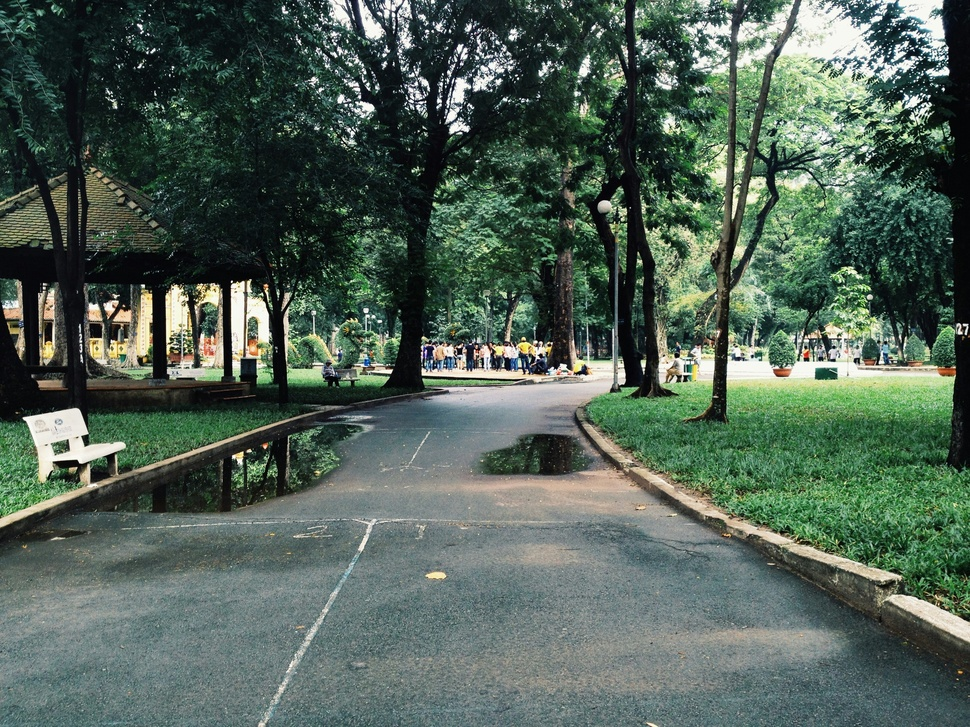
#> input picture low_resolution_sample.jpg, 970 x 727 px, shrunk from 3264 x 2448 before the run
$ python pillow_fix_resolution_github.py
#> lines starting #> are read from the running program, lines starting #| are printed output that depends on the picture
import os
from PIL import Image, ImageEnhance

#Photo by <a href="https://unsplash.com/@mianismusic?utm_content=creditCopyText&utm_medium=referral&utm_source=unsplash">Myan Nguyen</a> on <a href="https://unsplash.com/photos/gray-concrete-road-between-green-trees-during-daytime-D9SJWE89GyU?utm_content=creditCopyText&utm_medium=referral&utm_source=unsplash">Unsplash</a>

class ImageResolution:
    def __init__(self, folder_name:str, image_path:str):
#> called with folder_name = 'higger_resolution', image_path = 'low_resolution_sample.jpg'
        self.image = Image.open(image_path)
#> self.image is the input picture: PIL image 970x727 RGB; mean R, G, B 81.6, 98.5, 86.8
        self.folder_name = folder_name
        self.image_path =image_path
        os.makedirs(self.folder_name, exist_ok=True)  #Create Directory

    def show_image(self):
        self.image.show()

    def higger_resolution(self):
        enhancer = ImageEnhance.Sharpness(self.image)
        sharpened_image = enhancer.enhance(2.2)
        enhancer = ImageEnhance.Contrast(sharpened_image)
        contrast_image = enhancer.enhance(1.2)
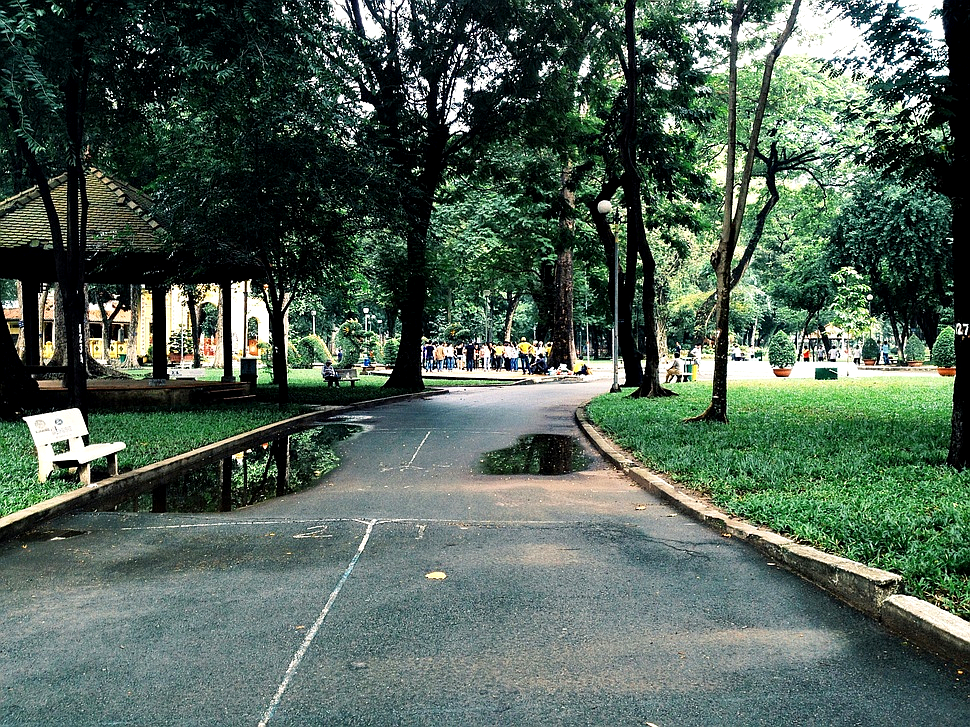
#> contrast_image: PIL image 970x727 RGB; mean R, G, B 80.4, 98.6, 85.8
        enhancer = ImageEnhance.Color(contrast_image)
        self.final_image = enhancer.enhance(1.3)


    def save_with_resolution(self,filename:str):
        path = f"{self.folder_name}/{filename}"
        self.final_image.save(path, quality=100)
        print(f"✅ Higher resolution image saved as {path} (Default quality is 95)")

    def save_with_dpi(self,filename:str):
        path = f"{self.folder_name}/{filename}"
        self.final_image.save(path, dpi=(300, 300))
        print(f"✅ Higher dpi image saved as {path} (Default dpi is 75)")

def main():
    #Photo by <a href="https://unsplash.com/@mianismusic?utm_content=creditCopyText&utm_medium=referral&utm_source=unsplash">Myan Nguyen</a> on <a href="https://unsplash.com/photos/gray-concrete-road-between-green-trees-during-daytime-D9SJWE89GyU?utm_content=creditCopyText&utm_medium=referral&utm_source=unsplash">Unsplash</a>
    image_path = "low_resolution_sample.jpg"
    folder_name = "higger_resolution"
    pillow_resolution = ImageResolution(image_path=image_path, folder_name=folder_name)
    pillow_resolution.higger_resolution()
    pillow_resolution.save_with_resolution("save_with_resolution.jpg")
    pillow_resolution.save_with_dpi("save_with_dpi.jpg")


if __name__ == "__main__":
    main()

$ run again, with bird.jpg copied over low_resolution_sample.jpg
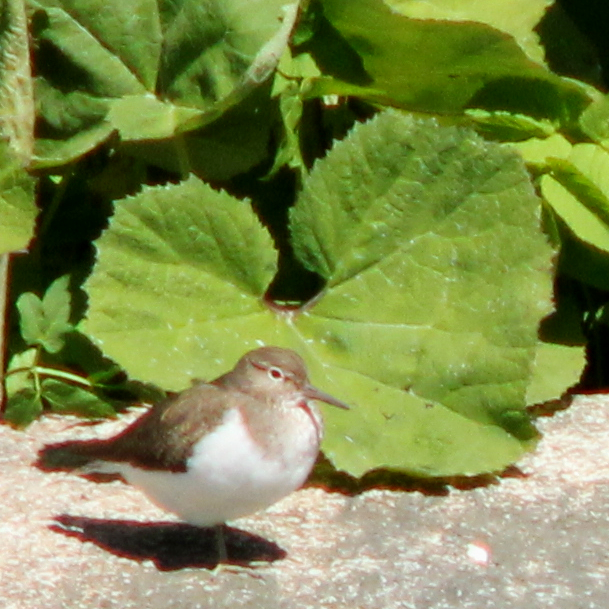
#> input picture bird.jpg, 609 x 609 px
#> in __init__, self.image is the input picture: PIL image 609x609 RGB; mean R, G, B 126.5, 139.9, 76.8
#> in higger_resolution, `contrast_image = enhancer.enhance(1.2)`:
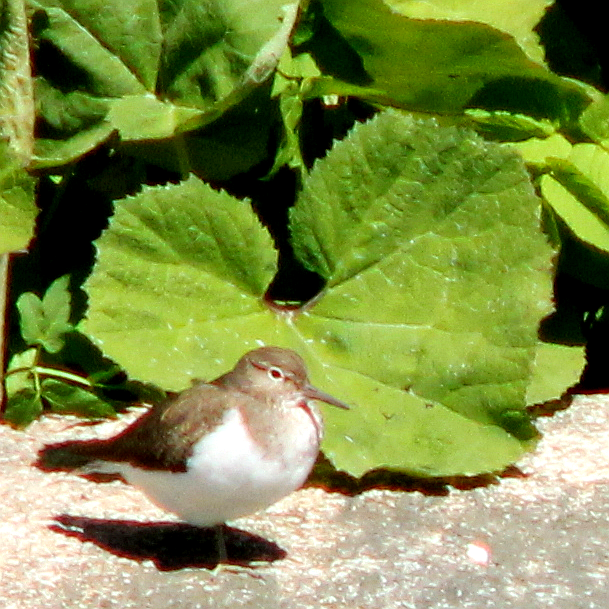
#> contrast_image: PIL image 609x609 RGB; mean R, G, B 126.3, 141.6, 71.6
#> in higger_resolution, `self.final_image = enhancer.enhance(1.3)`:
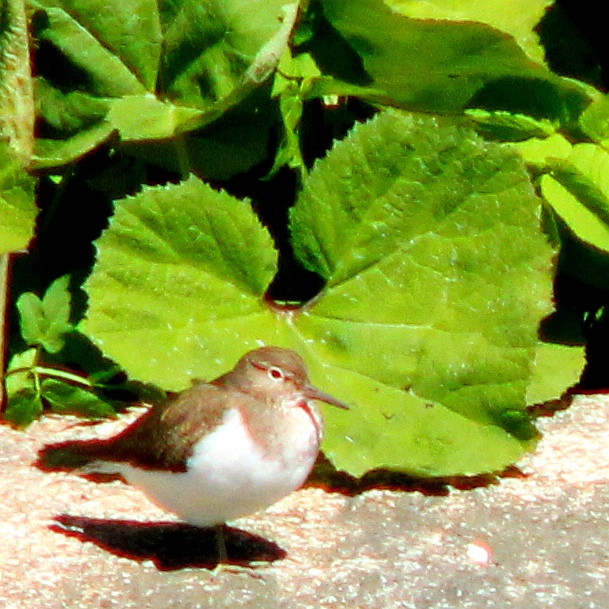
#> self.final_image: PIL image 609x609 RGB; mean R, G, B 125.1, 145, 58.3

$ run again, with cars.jpg copied over low_resolution_sample.jpg
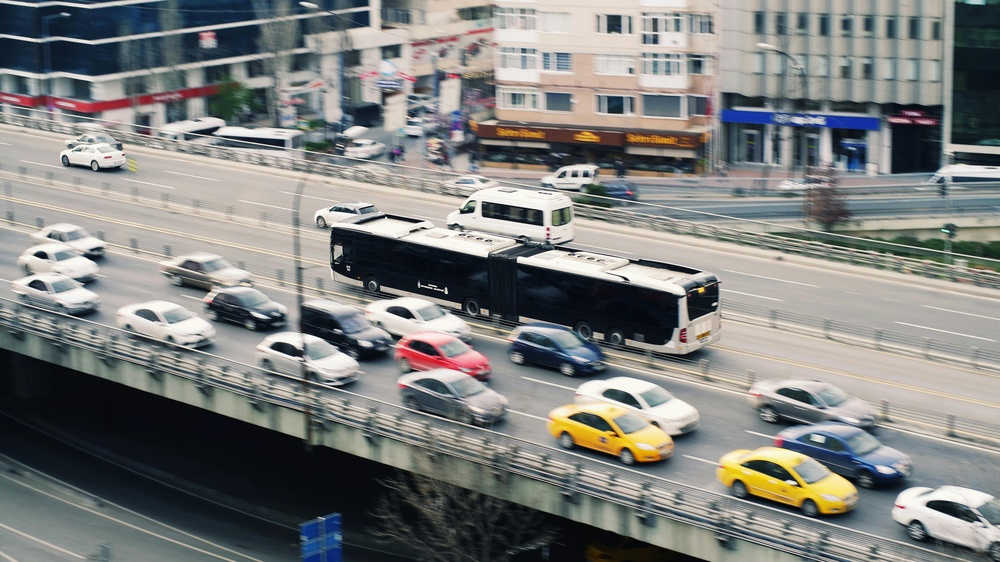
#> input picture cars.jpg, 1000 x 562 px, shrunk from 5472 x 3078 before the run
#> in __init__, self.image is the input picture: PIL image 1000x562 RGB; mean R, G, B 126.3, 127.3, 125.2
#> in higger_resolution, `contrast_image = enhancer.enhance(1.2)`:
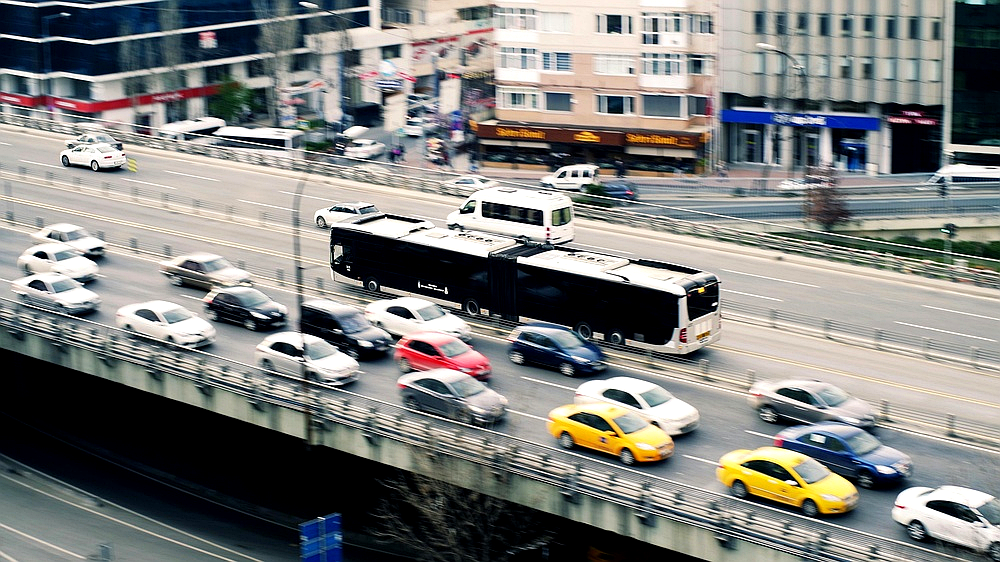
#> contrast_image: PIL image 1000x562 RGB; mean R, G, B 126.7, 127.3, 124.5
